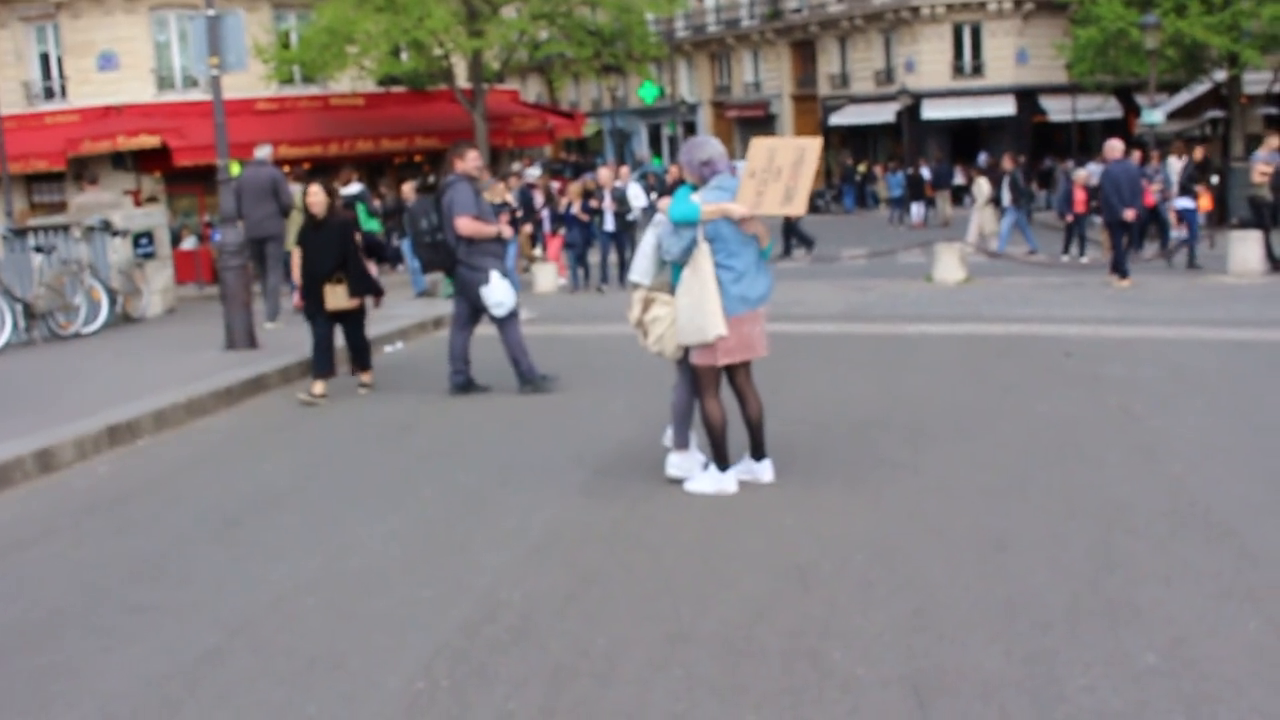
#> input picture frame 20 of main/others/input/video.avi, 1280 x 720 px, given in place of dumbbell_lateral_raise_true.mp4, which was not available
$ jupyter execute --allow-errors dumbbell_lateral_raise_true.ipynb
#> lines starting #> are read from the running program, lines starting #| are printed output that depends on the picture; pictures that were not available may be replaced by others from this repository, and a replacement may not be noted
#> further down, frame is the input picture: shape (720, 1280, 3); mean B, G, R 126.8, 125.8, 132.5
#> `frame=cv2.flip(frame,0)`:
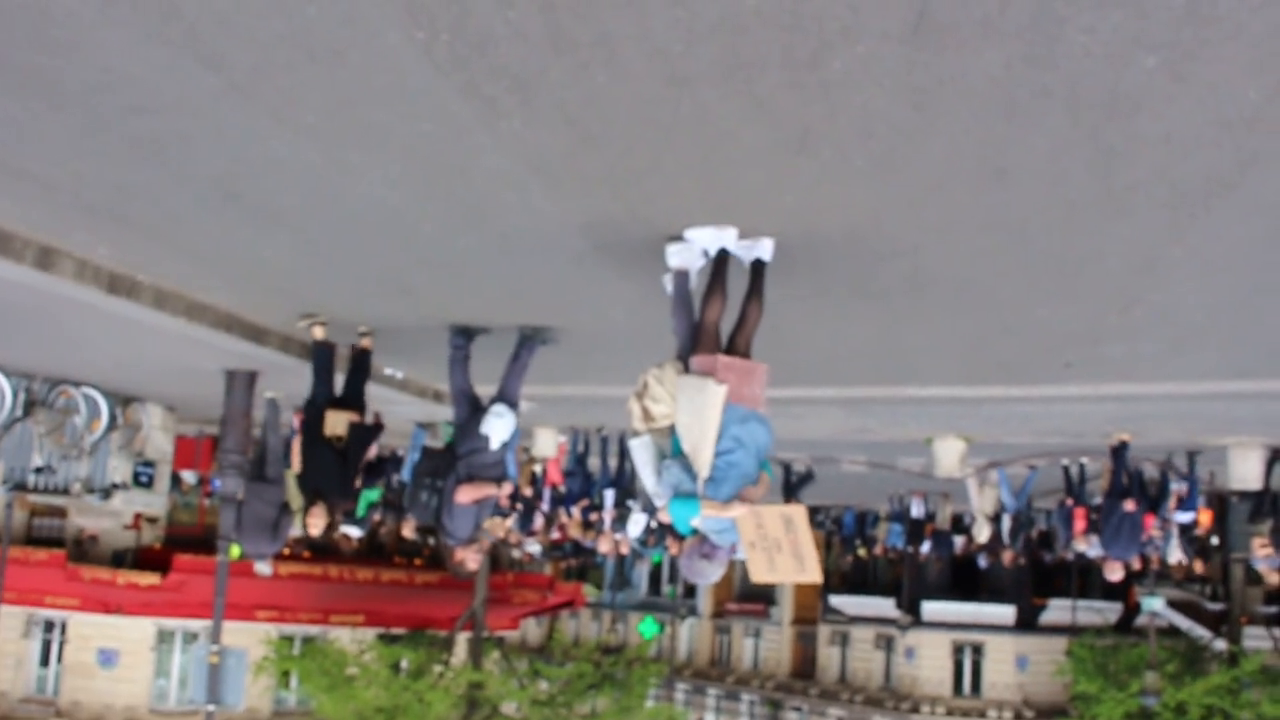
#> frame: shape (720, 1280, 3); mean B, G, R 126.8, 125.8, 132.5
#> `frame=cv2.flip(frame,1)`:
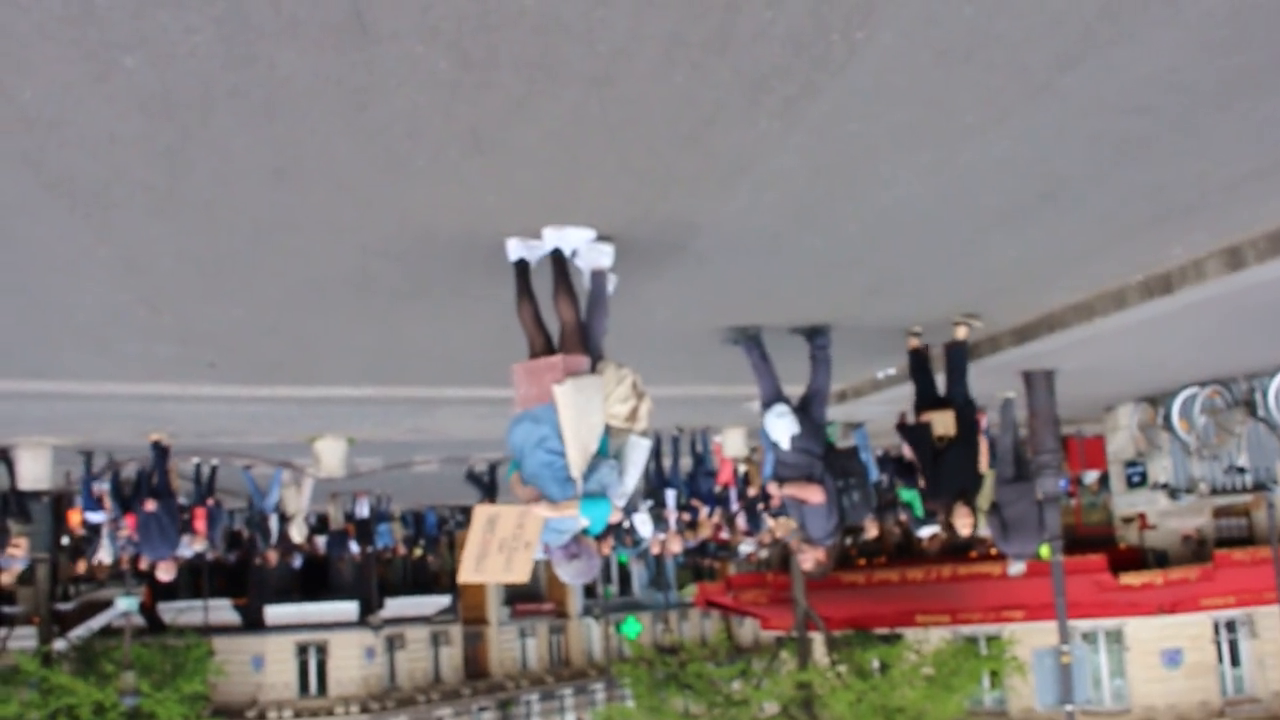
#> frame: shape (720, 1280, 3); mean B, G, R 126.8, 125.8, 132.5
[cell 1]
import sys
import cv2
import os
from sys import platform
import matplotlib.pyplot as plt
import numpy as np

[cell 2]
dir_path = '/root/final/main'
sys.path.append('/root/final/main')
sys.path.append('/usr/local/python/openpose')
from openpose import *

[cell 3]
params = dict()
params["logging_level"] = 3
params["output_resolution"] = "-1x-1"
params["net_resolution"] = "-1x368"
params["model_pose"] = "BODY_25"
params["alpha_pose"] = 0.6
params["scale_gap"] = 0.25
params["scale_number"] = 1
params["render_threshold"] = 0.05
# If GPU version is built, and multiple GPUs are available, set the ID here
params["num_gpu"] = 1
params["num_gpu_start"] = 1
params["disable_blending"] = False
# Ensure you point to the correct path where models are located
params["default_model_folder"] = "/root/final/openpose/models/"
# Construct OpenPose object allocates GPU memory
#> (the rest of this cell did not finish here and is left out)

[cell 4]
test1 = "barbell_curls_true"
test2 = "barbell_curls_wrong"
test3 = "dumbbell_lateral_raise_true"
test4 = "dumbbell_lateral_raise_wrong"
test5 = "dumbbell_lateral_raise_whole_true"
test6 = "dumbbell_lateral_raise_whole_wrong1"
test7 = "dumbbell_lateral_raise_whole_wrong2"
test8 = "dumbbell_rowing_true"
test9 = "dumbbell_rowing_wrong"
test10 = "rope_down_true"
test11 = "rope_down_wrong"
test12 = "squat_true"
test13 = "squat_wrong"
# the path of the video
input_path = "/root/final/main/test_video/"
input_video = test3
input_type = ".mp4"
cap = cv2.VideoCapture(input_path+input_video+input_type)
# create the output folder
folder = os.path.exists("output_video/"+ input_video)
if not folder:
    os.makedirs("output_video/"+ input_video)

count = 0
#> (the rest of this cell did not finish here and is left out)

$ run again, starting later in the video
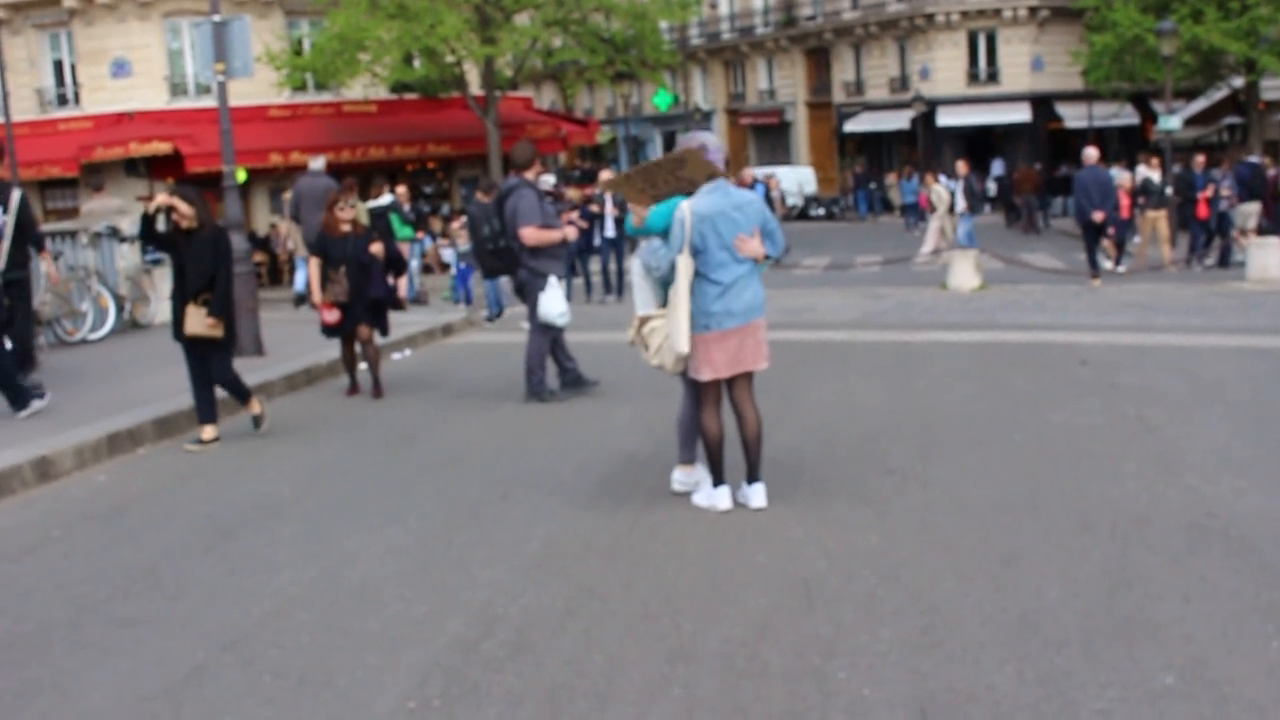
#> input picture frame 92 of main/others/input/video.avi, 1280 x 720 px, given in place of dumbbell_lateral_raise_true.mp4, which was not available
#> frame is the input picture: shape (720, 1280, 3); mean B, G, R 118.3, 117.4, 123.5
#> `frame=cv2.flip(frame,0)`:
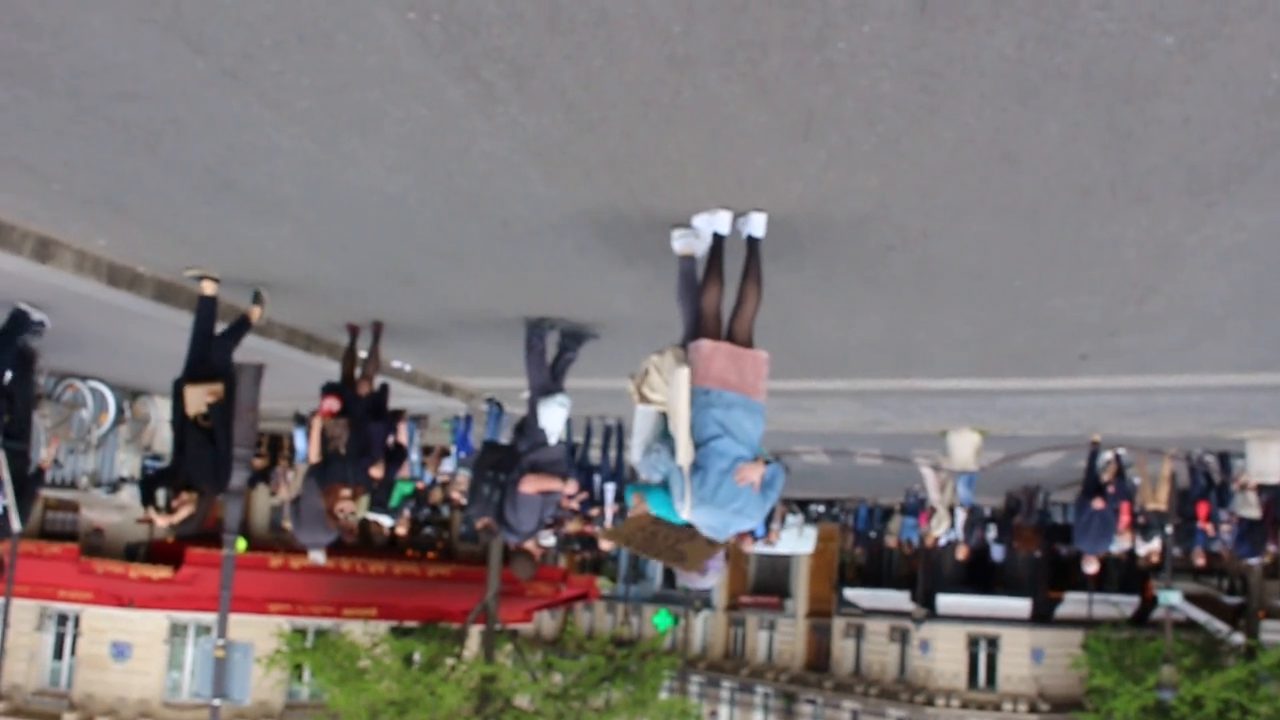
#> frame: shape (720, 1280, 3); mean B, G, R 118.3, 117.4, 123.5
#> `frame=cv2.flip(frame,1)`:
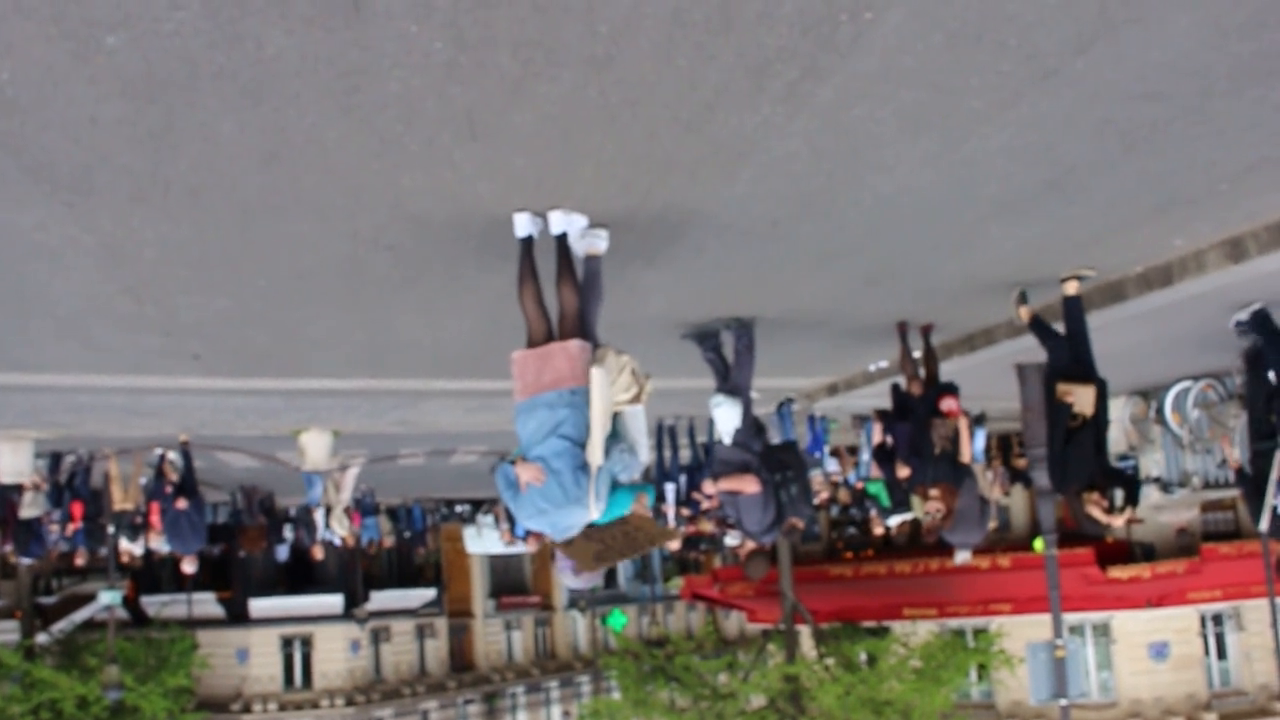
#> frame: shape (720, 1280, 3); mean B, G, R 118.3, 117.4, 123.5

$ run again, starting later in the video
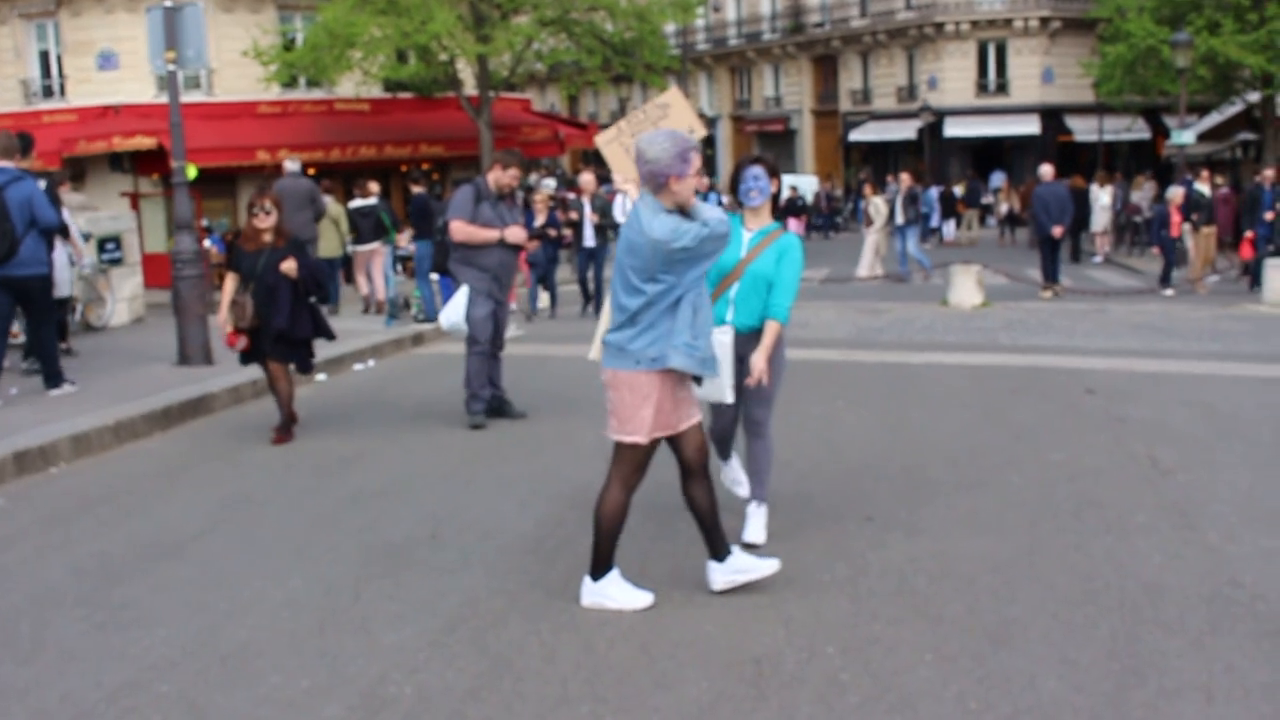
#> input picture frame 164 of main/others/input/video.avi, 1280 x 720 px, given in place of dumbbell_lateral_raise_true.mp4, which was not available
#> frame is the input picture: shape (720, 1280, 3); mean B, G, R 118.9, 117.3, 122.5
#> `frame=cv2.flip(frame,0)`:
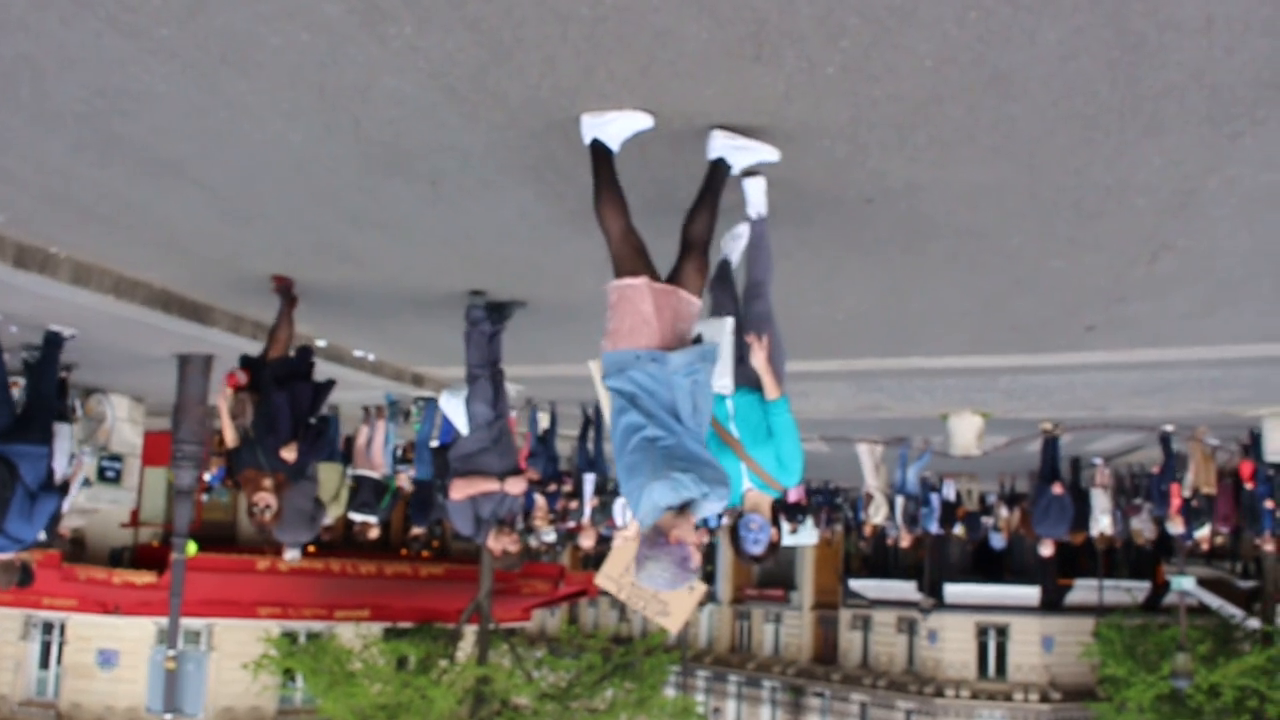
#> frame: shape (720, 1280, 3); mean B, G, R 118.9, 117.3, 122.5
#> `frame=cv2.flip(frame,1)`:
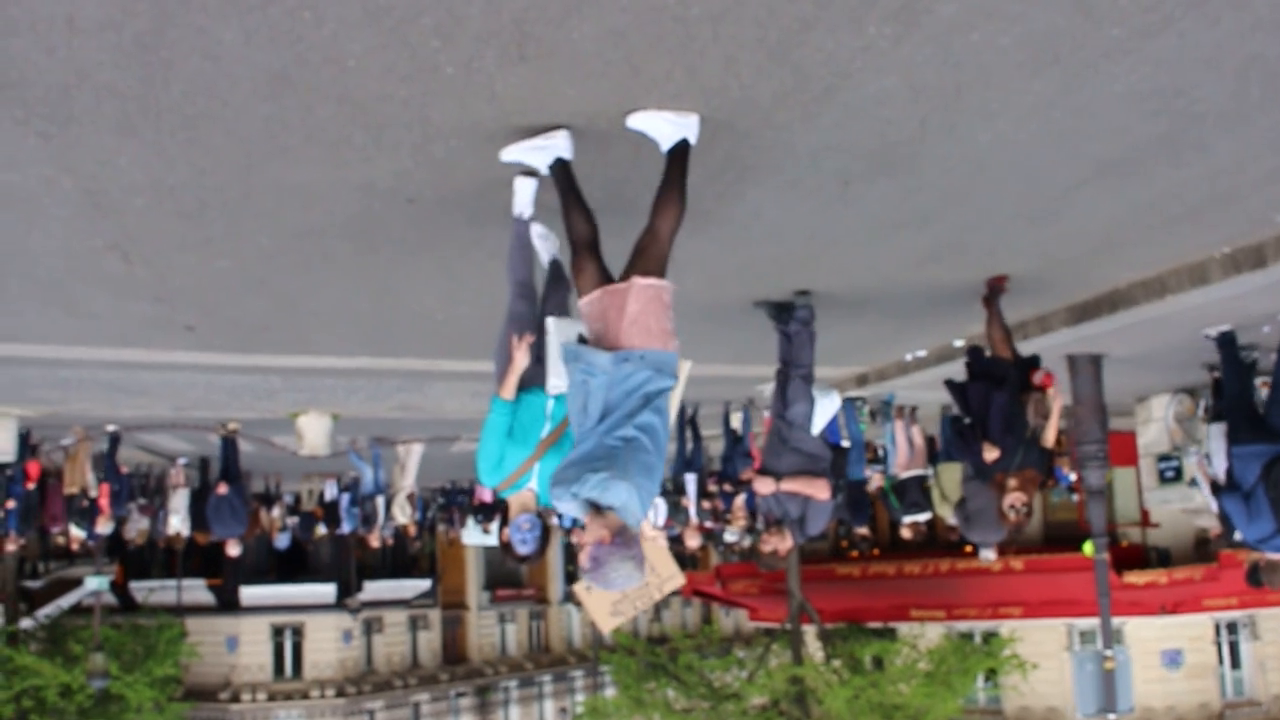
#> frame: shape (720, 1280, 3); mean B, G, R 118.9, 117.3, 122.5
